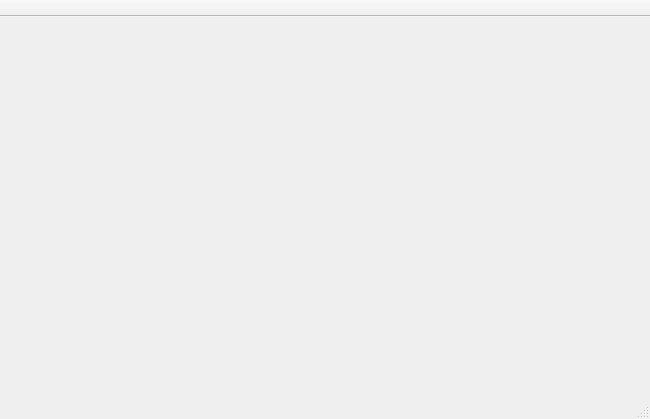
<?xml version="1.0" encoding="UTF-8"?>
<ui version="4.0">
 <class>fenetre_principale</class>
 <widget class="QMainWindow" name="fenetre_principale">
  <property name="geometry">
   <rect>
    <x>0</x>
    <y>0</y>
    <width>650</width>
    <height>419</height>
   </rect>
  </property>
  <property name="windowTitle">
   <string>Mon décodeur</string>
  </property>
  <widget class="QWidget" name="centralWidget">
   <property name="autoFillBackground">
    <bool>true</bool>
   </property>
   <layout class="QVBoxLayout" name="verticalLayout_2">
    <property name="spacing">
     <number>0</number>
    </property>
    <property name="leftMargin">
     <number>0</number>
    </property>
    <property name="topMargin">
     <number>0</number>
    </property>
    <property name="rightMargin">
     <number>0</number>
    </property>
    <property name="bottomMargin">
     <number>0</number>
    </property>
    <item>
     <layout class="QVBoxLayout" name="centralLayout">
      <property name="spacing">
       <number>0</number>
      </property>
      <property name="leftMargin">
       <number>0</number>
      </property>
      <property name="topMargin">
       <number>0</number>
      </property>
      <property name="rightMargin">
       <number>0</number>
      </property>
      <property name="bottomMargin">
       <number>0</number>
      </property>
     </layout>
    </item>
   </layout>
  </widget>
  <widget class="QToolBar" name="mainToolBar">
   <property name="sizePolicy">
    <sizepolicy hsizetype="Preferred" vsizetype="Fixed">
     <horstretch>0</horstretch>
     <verstretch>0</verstretch>
    </sizepolicy>
   </property>
   <property name="layoutDirection">
    <enum>Qt::LeftToRight</enum>
   </property>
   <property name="movable">
    <bool>false</bool>
   </property>
   <property name="orientation">
    <enum>Qt::Horizontal</enum>
   </property>
   <property name="iconSize">
    <size>
     <width>32</width>
     <height>32</height>
    </size>
   </property>
   <property name="floatable">
    <bool>true</bool>
   </property>
   <attribute name="toolBarArea">
    <enum>TopToolBarArea</enum>
   </attribute>
   <attribute name="toolBarBreak">
    <bool>false</bool>
   </attribute>
  </widget>
  <widget class="QStatusBar" name="statusBar"/>
 </widget>
 <layoutdefault spacing="6" margin="11"/>
 <resources/>
 <connections/>
</ui>
